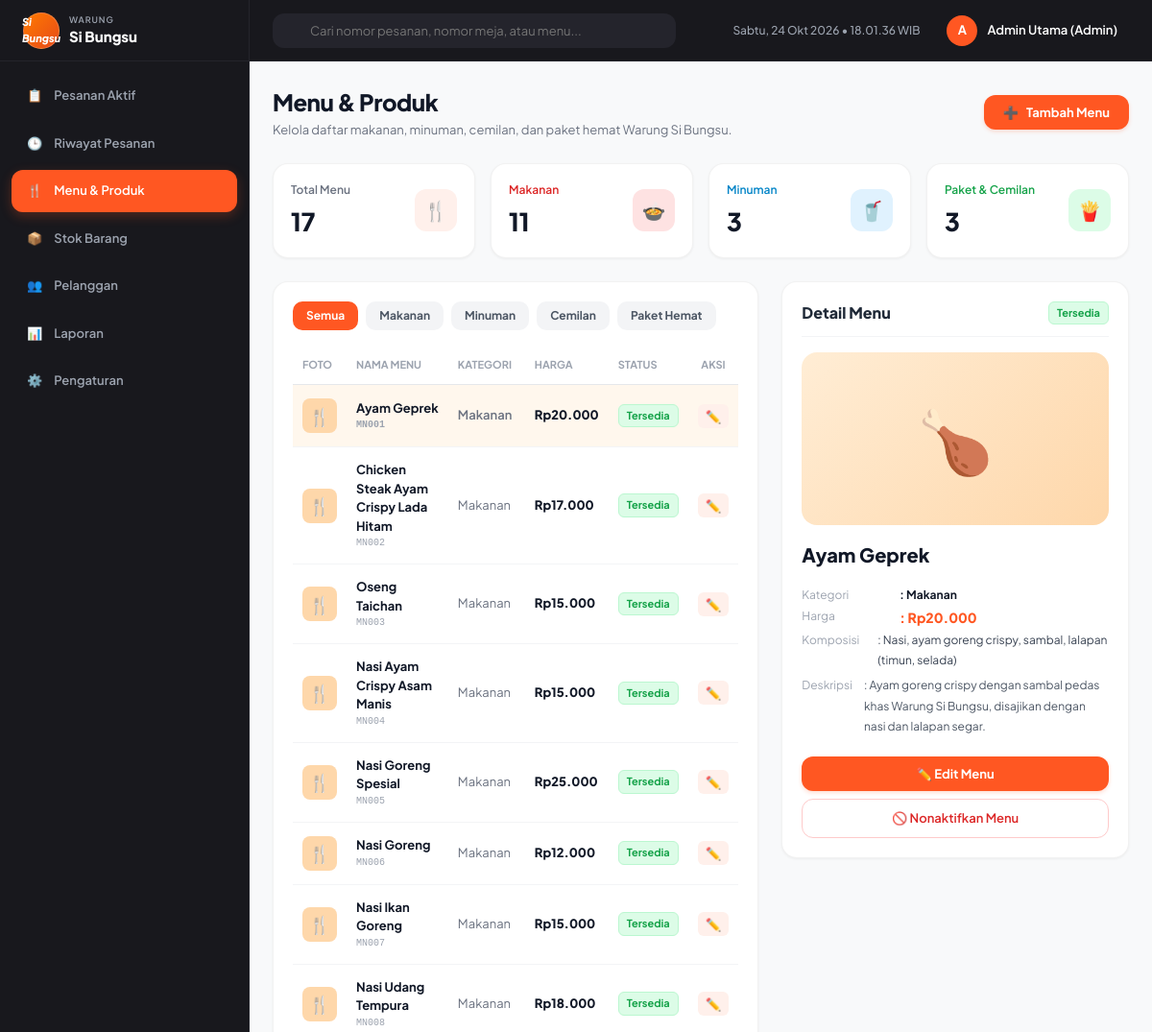
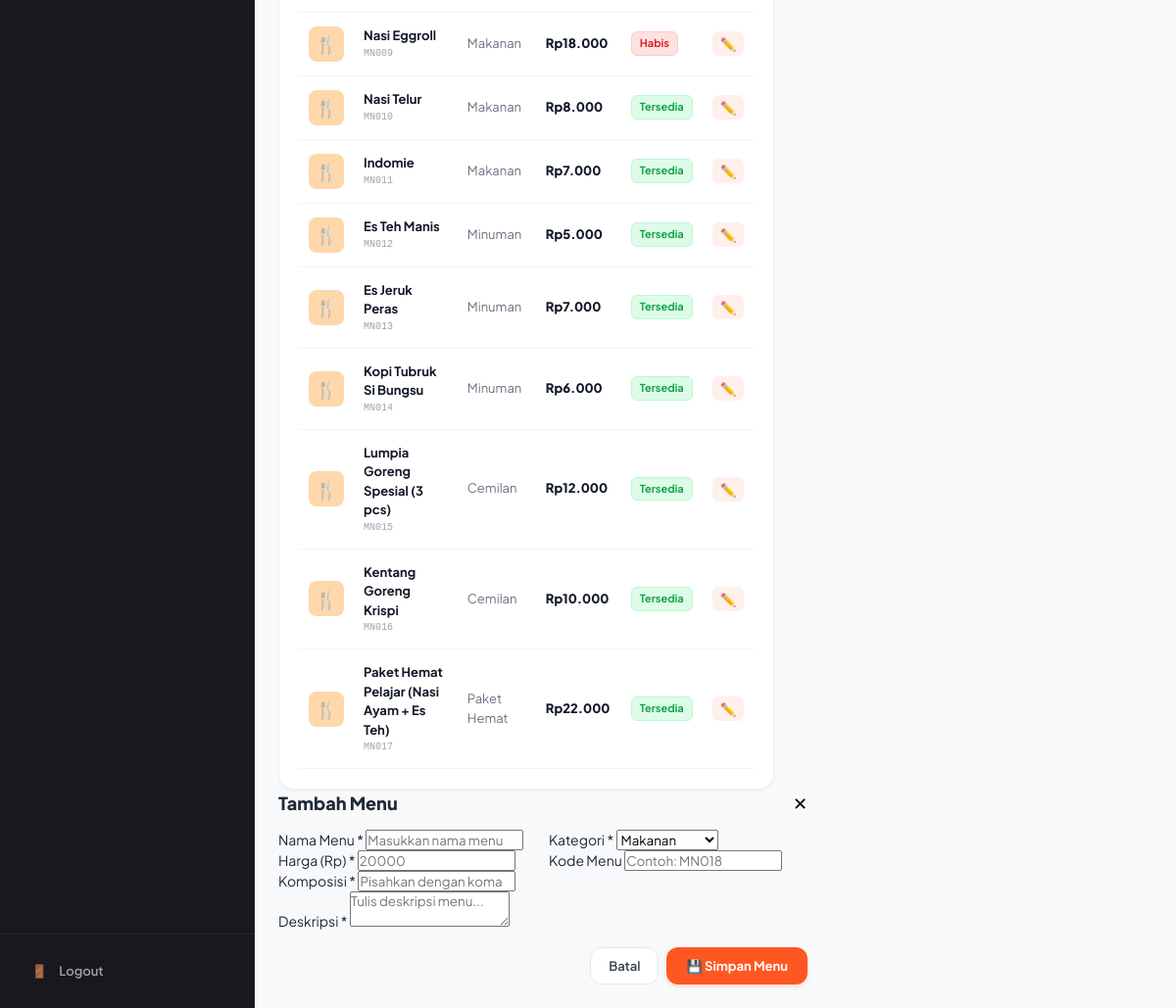
The app's page /produk/index.php (signed in) with its own data (2 pictures, top to bottom).
### tables this page shows
CREATE TABLE `products` (
  `id` INT AUTO_INCREMENT PRIMARY KEY,
  `code` VARCHAR(20) NOT NULL UNIQUE,
  `category_id` INT NOT NULL,
  `name` VARCHAR(150) NOT NULL,
  `price` DECIMAL(12, 2) NOT NULL,
  `status` ENUM('Tersedia', 'Habis') NOT NULL DEFAULT 'Tersedia',
  `image` VARCHAR(255) NULL,
  `prep_time` VARCHAR(50) DEFAULT '10-15 menit',
  `ingredients` TEXT NULL,
  `description` TEXT NULL,
  `is_active` TINYINT(1) DEFAULT 1,
  `created_at` TIMESTAMP DEFAULT CURRENT_TIMESTAMP,
  FOREIGN KEY (`category_id`) REFERENCES `categories`(`id`) ON DELETE RESTRICT
);

CREATE TABLE `categories` (
  `id` INT AUTO_INCREMENT PRIMARY KEY,
  `name` VARCHAR(50) NOT NULL UNIQUE,
  `slug` VARCHAR(50) NOT NULL
);

### includes/functions.php (called while the page is built, shortened)
<?php
function formatRupiah($amount): string {
    return 'Rp' . number_format((float)$amount, 0, ',', '.');
}

### produk/index.php (the view, shortened to what this page needs)
<?php
require_once __DIR__ . '/../includes/functions.php';
$pdo = getDBConnection();
$totalMenu = (int)$pdo->query("SELECT COUNT(*) FROM products WHERE is_active = 1")->fetchColumn();
$countMakanan = (int)$pdo->query("SELECT COUNT(*) FROM products p JOIN categories c ON p.category_id = c.id WHERE c.name = 'Makanan' AND p.is_active = 1")->fetchColumn();
$countMinuman = (int)$pdo->query("SELECT COUNT(*) FROM products p JOIN categories c ON p.category_id = c.id WHERE c.name = 'Minuman' AND p.is_active = 1")->fetchColumn();
$countCemilan = (int)$pdo->query("SELECT COUNT(*) FROM products p JOIN categories c ON p.category_id = c.id WHERE (c.name = 'Cemilan' OR c.name = 'Paket Hemat') AND p.is_active = 1")->fetchColumn();
$catFilter = $_GET['cat'] ?? 'Semua';
$sql = "SELECT p.*, c.name as category_name FROM products p JOIN categories c ON p.category_id = c.id WHERE p.is_active = 1";
$params = [];
$sql .= " ORDER BY p.id ASC";
$stmt = $pdo->prepare($sql);
$stmt->execute($params);
$products = $stmt->fetchAll();
$selectedProdId = intval($_GET['id'] ?? ($products[0]['id'] ?? 0));
$selectedProduct = null;
if ($selectedProdId > 0) {
    $stmtSel = $pdo->prepare("SELECT p.*, c.name as category_name FROM products p JOIN categories c ON p.category_id = c.id WHERE p.id = ?");
    $stmtSel->execute([$selectedProdId]);
    $selectedProduct = $stmtSel->fetch();
}
$categories = $pdo->query("SELECT * FROM categories ORDER BY id ASC")->fetchAll();
include __DIR__ . '/../includes/header.php';
include __DIR__ . '/../includes/sidebar.php';
include __DIR__ . '/../includes/navbar.php';
?>
<div class="page-header">
  <div>
    <h1 class="page-title">Menu &amp; Produk</h1>
    <p class="page-subtitle">Kelola daftar makanan, minuman, cemilan, dan paket hemat Warung Si Bungsu.</p>
  </div>
  <button type="button" onclick="openModal('modal-tambah-menu')" class="btn-primary">
    <span>➕</span>
    <span>Tambah Menu</span>
  </button>
</div>
<div class="stats-grid" style="grid-template-columns: repeat(4, 1fr);">
  <div class="stat-card">
    <div>
      <div class="stat-label">Total Menu</div>
      <div class="stat-value"><?= $totalMenu ?: 42 ?></div>
    </div>
    <div class="stat-icon" style="background:#FFF0EB; color:#FF5722;">🍴</div>
  </div>
  <div class="stat-card">
    <div>
      <div class="stat-label" style="color:#DC2626;">Makanan</div>
      <div class="stat-value"><?= $countMakanan ?: 15 ?></div>
    </div>
    <div class="stat-icon" style="background:#FEE2E2; color:#DC2626;">🍲</div>
  </div>
  <div class="stat-card">
    <div>
      <div class="stat-label" style="color:#0284C7;">Minuman</div>
      <div class="stat-value"><?= $countMinuman ?: 14 ?></div>
    </div>
    <div class="stat-icon" style="background:#E0F2FE; color:#0284C7;">🥤</div>
  </div>
  <div class="stat-card">
    <div>
      <div class="stat-label" style="color:#16A34A;">Paket &amp; Cemilan</div>
      <div class="stat-value"><?= $countCemilan ?: 13 ?></div>
    </div>
    <div class="stat-icon" style="background:#DCFCE7; color:#16A34A;">🍟</div>
  </div>
</div>
<div style="display: grid; grid-template-columns: 7fr 5fr; gap: 24px; align-items: start;">
  <div class="card-table">
    <div style="display:flex; gap:8px; margin-bottom:16px; flex-wrap:wrap;">
      <?php foreach (['Semua', 'Makanan', 'Minuman', 'Cemilan', 'Paket Hemat'] as $cat): ?>
        <a href="?cat=<?= urlencode($cat) ?>"
           style="padding:6px 14px; border-radius:10px; font-size:12px; font-weight:700; text-decoration:none; <?= $catFilter === $cat ? 'background:#FF5722; color:#FFF;' : 'background:#F3F4F6; color:#4B5563;' ?>">
          <?= $cat ?>
        </a>
      <?php endforeach; ?>
    </div>
    <div style="overflow-x:auto;">
      <table class="table-custom">
        <thead>
          <tr>
            <th>Foto</th>
            <th>Nama Menu</th>
            <th>Kategori</th>
            <th>Harga</th>
            <th>Status</th>
            <th style="text-align:center;">Aksi</th>
          </tr>
        </thead>
        <tbody>
          <?php foreach ($products as $p):
            $isSel = ($selectedProduct && $selectedProduct['id'] == $p['id']);
          ?>
            <tr onclick="window.location='?id=<?= $p['id'] ?>&cat=<?= urlencode($catFilter) ?>'"
                style="cursor:pointer; <?= $isSel ? 'background:#FFF7ED; font-weight:600;' : '' ?>">
              <td>
                <div style="width:36px; height:36px; border-radius:8px; background:#FED7AA; display:flex; align-items:center; justify-content:center; font-size:18px;">
                  🍴
                </div>
              </td>
              <td>
                <div style="font-weight:700; color:#111827;"><?= htmlspecialchars($p['name']) ?></div>
                <div style="font-size:10px; color:#9CA3AF; font-family:monospace;"><?= htmlspecialchars($p['code']) ?></div>
              </td>
              <td style="color:#6B7280;"><?= htmlspecialchars($p['category_name']) ?></td>
              <td style="font-weight:800; color:#111827;"><?= formatRupiah($p['price']) ?></td>
              <td>
                <span class="badge <?= $p['status'] === 'Tersedia' ? 'badge-green' : 'badge-red' ?>">
                  <?= $p['status'] ?>
                </span>
              </td>
              <td style="text-align:center;">
                <button type="button" onclick="event.stopPropagation(); openModal('modal-edit-menu-<?= $p['id'] ?>')" style="padding:4px 8px; background:#FFF0EB; color:#FF5722; border:none; border-radius:6px; cursor:pointer; font-weight:bold;">
                  ✏️
                </button>
              </td>
            </tr>
          <?php endforeach; ?>
        </tbody>
      </table>
    </div>
  </div>
  <div class="card-table">
    <?php if ($selectedProduct): ?>
      <div style="display:flex; justify-content:space-between; align-items:center; padding-bottom:12px; border-bottom:1px solid #F3F4F6;">
        <h3 style="font-size:16px; font-weight:800;">Detail Menu</h3>
        <span class="badge <?= $selectedProduct['status'] === 'Tersedia' ? 'badge-green' : 'badge-red' ?>">
          <?= $selectedProduct['status'] ?>
        </span>
      </div>
      <div style="width:100%; height:180px; border-radius:16px; background:linear-gradient(135deg, #FFEDD5, #FED7AA); display:flex; align-items:center; justify-content:center; font-size:64px; margin:16px 0;">
        🍗
      </div>
      <h2 style="font-size:20px; font-weight:800; color:#111827;"><?= htmlspecialchars($selectedProduct['name']) ?></h2>
      <div style="margin:16px 0; font-size:12px; line-height:1.8;">
        <div style="display:flex; gap:12px;">
          <span style="color:#9CA3AF; width:90px;">Kategori</span>
          <span style="font-weight:700; color:#111827;">: <?= htmlspecialchars($selectedProduct['category_name']) ?></span>
        </div>
        <div style="display:flex; gap:12px;">
          <span style="color:#9CA3AF; width:90px;">Harga</span>
          <span style="font-weight:800; color:#FF5722; font-size:14px;">: <?= formatRupiah($selectedProduct['price']) ?></span>
        </div>
        <div style="display:flex; gap:12px;">
          <span style="color:#9CA3AF; width:90px;">Komposisi</span>
          <span style="color:#374151;">: <?= htmlspecialchars($selectedProduct['ingredients'] ?: 'Nasi, ayam goreng crispy, sambal, lalapan (timun, selada)') ?></span>
        </div>
        <div style="display:flex; gap:12px; margin-top:4px;">
          <span style="color:#9CA3AF; width:90px;">Deskripsi</span>
          <span style="color:#4B5563;">: <?= htmlspecialchars($selectedProduct['description'] ?: 'Menu favorit Warung Si Bungsu racikan bumbu khas gurih lezat.') ?></span>
        </div>
      </div>
      <div style="display:flex; flex-direction:column; gap:8px; margin-top:20px;">
        <button type="button" onclick="openModal('modal-edit-menu-<?= $selectedProduct['id'] ?>')" class="btn-primary" style="justify-content:center;">
          ✏️ Edit Menu
        </button>
        <a href="simpan.php?action=toggle&id=<?= $selectedProduct['id'] ?>" class="btn-secondary" style="justify-content:center; color:#DC2626; border-color:#FECACA;">
          🚫 <?= $selectedProduct['status'] === 'Tersedia' ? 'Nonaktifkan Menu' : 'Aktifkan Menu' ?>
        </a>
      </div>
    <?php endif; ?>
  </div>
</div>
<div id="modal-tambah-menu" class="modal-overlay">
  <div class="modal-card" style="max-width:540px;">
    <div style="display:flex; justify-content:space-between; align-items:center; margin-bottom:14px;">
      <h3 style="font-size:18px; font-weight:800;">Tambah Menu</h3>
      <button onclick="closeModal('modal-tambah-menu')" style="background:none; border:none; font-size:18px; cursor:pointer;">✕</button>
    </div>
    <form action="simpan.php?action=add" method="POST">
      <div style="display:grid; grid-template-columns:1fr 1fr; gap:12px;">
        <div class="form-group">
          <label>Nama Menu *</label>
          <input type="text" name="name" class="form-control" placeholder="Masukkan nama menu" required>
        </div>
        <div class="form-group">
          <label>Kategori *</label>
          <select name="category_id" class="form-control" required>
            <?php foreach ($categories as $cat): ?>
              <option value="<?= $cat['id'] ?>"><?= htmlspecialchars($cat['name']) ?></option>
            <?php endforeach; ?>
          </select>
        </div>
      </div>
      <div style="display:grid; grid-template-columns:1fr 1fr; gap:12px;">
        <div class="form-group">
          <label>Harga (Rp) *</label>
          <input type="number" name="price" class="form-control" placeholder="20000" required>
        </div>
        <div class="form-group">
          <label>Kode Menu</label>
          <input type="text" name="code" class="form-control" placeholder="Contoh: MN018">
        </div>
      </div>
      <div class="form-group">
        <label>Komposisi *</label>
        <input type="text" name="ingredients" class="form-control" placeholder="Pisahkan dengan koma" required>
      </div>
      <div class="form-group">
        <label>Deskripsi *</label>
        <textarea name="description" class="form-control" rows="2" placeholder="Tulis deskripsi menu..." required></textarea>
      </div>
      <div style="display:flex; justify-content:flex-end; gap:8px; margin-top:16px;">
        <button type="button" onclick="closeModal('modal-tambah-menu')" class="btn-secondary">Batal</button>
        <button type="submit" class="btn-primary">💾 Simpan Menu</button>
      </div>
    </form>
  </div>
</div>
<?php include __DIR__ . '/../includes/footer.php'; ?>

### assets/css/style.css (style rules this page uses)
:root { --primary: #FF5722; --primary-hover: #E64A19; --primary-light: #FFF0EB; --dark-bg: #18181D; --dark-border: #24242B; --dark-card: #1E1E24; --text-main: #1F2937; --text-muted: #6B7280; --bg-light: #F8F9FA; --white: #FFFFFF; --border-color: #E5E7EB; --radius-lg: 16px; --radius-md: 12px; --shadow-sm: 0 1px 3px rgba(0,0,0,0.05); --shadow-md: 0 4px 6px -1px rgba(0,0,0,0.08); }
* { margin: 0; padding: 0; box-sizing: border-box; }
body { font-family: 'Plus Jakarta Sans', system-ui, -apple-system, BlinkMacSystemFont, 'Segoe UI', Roboto, sans-serif; background-color: var(--bg-light); color: var(--text-main); line-height: 1.5; font-size: 14px; }
a { text-decoration: none; color: inherit; }
button, input, select, textarea { font-family: inherit; }
.page-header { display: flex; align-items: center; justify-content: space-between; margin-bottom: 24px; }
.page-title { font-size: 24px; font-weight: 800; color: #111827; letter-spacing: -0.02em; }
.page-subtitle { font-size: 13px; color: var(--text-muted); margin-top: 2px; }
.btn-primary { display: inline-flex; align-items: center; gap: 8px; background-color: var(--primary); color: #FFF; font-size: 13px; font-weight: 700; padding: 10px 20px; border-radius: var(--radius-md); border: none; cursor: pointer; box-shadow: 0 2px 4px rgba(255, 87, 34, 0.2); transition: all 0.15s ease; }
.btn-secondary { display: inline-flex; align-items: center; gap: 8px; background-color: #FFF; color: #374151; font-size: 13px; font-weight: 600; padding: 10px 18px; border-radius: var(--radius-md); border: 1px solid var(--border-color); cursor: pointer; transition: all 0.15s; }
.stats-grid { display: grid; grid-template-columns: repeat(auto-fit, minmax(200px, 1fr)); gap: 16px; margin-bottom: 24px; }
.stat-card { background-color: #FFF; padding: 18px; border-radius: var(--radius-lg); border: 1px solid rgba(0,0,0,0.05); box-shadow: var(--shadow-sm); display: flex; align-items: center; justify-content: space-between; }
.stat-label { font-size: 12px; font-weight: 600; color: var(--text-muted); }
.stat-value { font-size: 26px; font-weight: 800; color: #111827; margin-top: 4px; }
.stat-icon { width: 44px; height: 44px; border-radius: var(--radius-md); display: flex; align-items: center; justify-content: center; font-size: 20px; }
.card-table { background-color: #FFF; border-radius: var(--radius-lg); border: 1px solid rgba(0,0,0,0.05); box-shadow: var(--shadow-sm); padding: 20px; }
.table-custom { width: 100%; border-collapse: collapse; text-align: left; font-size: 13px; }
.table-custom th { padding: 12px 10px; font-size: 11px; font-weight: 700; color: #9CA3AF; text-transform: uppercase; border-bottom: 1px solid var(--border-color); }
.table-custom td { padding: 14px 10px; border-bottom: 1px solid #F3F4F6; vertical-align: middle; }
.badge { display: inline-block; padding: 3px 8px; border-radius: 6px; font-size: 11px; font-weight: 700; border: 1px solid transparent; }
.badge-green { background-color: #DCFCE7; color: #16A34A; border-color: #BBF7D0; }
.badge-red { background-color: #FEE2E2; color: #DC2626; border-color: #FECACA; }

### records on screen
products: name "Ayam Geprek", code "MN001", category.name "Makanan", price "Rp20.000", status "Tersedia", ingredients "Nasi, ayam goreng crispy, sambal, lalapan (timun, selada)", description "Ayam goreng crispy dengan sambal pedas khas Warung Si Bungsu, disajikan dengan nasi dan lalapan segar."
products: name "Chicken Steak Ayam Crispy Lada Hitam", code "MN002", category.name "Makanan", price "Rp17.000", status "Tersedia"
products: name "Oseng Taichan", code "MN003", category.name "Makanan", price "Rp15.000", status "Tersedia"
products: name "Nasi Ayam Crispy Asam Manis", code "MN004", category.name "Makanan", price "Rp15.000", status "Tersedia"
products: name "Nasi Goreng Spesial", code "MN005", category.name "Makanan", price "Rp25.000", status "Tersedia"
products: name "Nasi Goreng", code "MN006", category.name "Makanan", price "Rp12.000", status "Tersedia"
products: name "Nasi Ikan Goreng", code "MN007", category.name "Makanan", price "Rp15.000", status "Tersedia"
products: name "Nasi Udang Tempura", code "MN008", category.name "Makanan", price "Rp18.000", status "Tersedia"
products: name "Nasi Eggroll", code "MN009", category.name "Makanan", price "Rp18.000", status "Habis"
products: name "Nasi Telur", code "MN010", category.name "Makanan", price "Rp8.000", status "Tersedia"
products: name "Indomie", code "MN011", category.name "Makanan", price "Rp7.000", status "Tersedia"
products: name "Es Teh Manis", code "MN012", category.name "Minuman", price "Rp5.000", status "Tersedia"
products: name "Es Jeruk Peras", code "MN013", category.name "Minuman", price "Rp7.000", status "Tersedia"
products: name "Kopi Tubruk Si Bungsu", code "MN014", category.name "Minuman", price "Rp6.000", status "Tersedia"
products: name "Lumpia Goreng Spesial (3 pcs)", code "MN015", category.name "Cemilan", price "Rp12.000", status "Tersedia"
products: name "Kentang Goreng Krispi", code "MN016", category.name "Cemilan", price "Rp10.000", status "Tersedia"
products: name "Paket Hemat Pelajar (Nasi Ayam + Es Teh)", code "MN017", category.name "Paket Hemat", price "Rp22.000", status "Tersedia"

### other values on screen
substr($user['name'] ?? 'A', 0, 1) "A"
$user['name'] "Admin Utama"
$user['role'] "Admin"
$totalMenu ?: 42 "17"
$countMakanan ?: 15 "11"
$countMinuman ?: 14 "3"
$countCemilan ?: 13 "3"
$cat "Semua"
$cat "Makanan"
$cat "Minuman"
$cat "Cemilan"
$cat "Paket Hemat"
form field category_id "Makanan"
